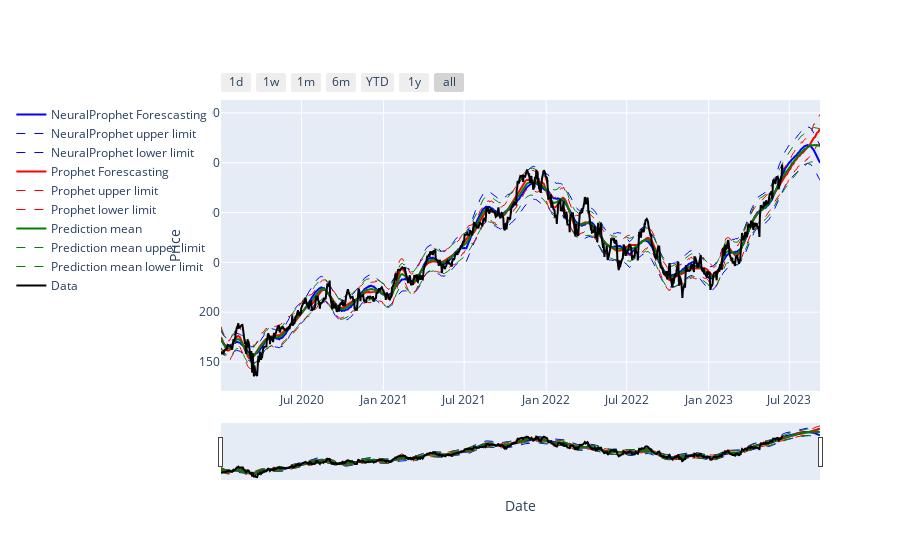

The notebook cell this image was saved under:
### Code cell
import plotly.express as px
import plotly.graph_objects as go

fig = go.Figure()

# Agregar las líneas y_neural con sus límites
fig.add_trace(go.Scatter(
    x=f["Date"],
    y=f["y_neural"],
    name="NeuralProphet Forescasting",
    line=dict(color='blue', width=2)
))
fig.add_trace(go.Scatter(
    x=f["Date"],
    y=f["y_neural_upper"],
    name="NeuralProphet upper limit",
    line=dict(color='blue', width=1, dash='dash'),
    
))
fig.add_trace(go.Scatter(
    x=f["Date"],
    y=f["y_neural_lower"],
    name="NeuralProphet lower limit",
    line=dict(color='blue', width=1, dash='dash'),
    
))

# Agregar las líneas y_pro con sus límites
fig.add_trace(go.Scatter(
    x=f["Date"],
    y=f["y_pro"],
    name="Prophet Forescasting",
    line=dict(color='red', width=2)
))
fig.add_trace(go.Scatter(
    x=f["Date"],
    y=f["y_pro_upper"],
    name="Prophet upper limit",
    line=dict(color='red', width=1, dash='dash'),
    
))
fig.add_trace(go.Scatter(
    x=f["Date"],
    y=f["y_pro_lower"],
    name="Prophet lower limit",
    line=dict(color='red', width=1, dash='dash'),
    
))

# Agregar las líneas y_predict con sus límites
fig.add_trace(go.Scatter(
    x=f["Date"],
    y=f["y_predict"],
    name="Prediction mean",
    line=dict(color='green', width=2)
))
fig.add_trace(go.Scatter(
    x=f["Date"],
    y=f["y_predict_upper"],
    name="Prediction mean upper limit",
    line=dict(color='green', width=1, dash='dash'),
    
))
fig.add_trace(go.Scatter(
    x=f["Date"],
    y=f["y_predict_lower"],
    name="Prediction mean lower limit",
    line=dict(color='green', width=1, dash='dash'),
    
))

# Agregar la línea y en color negro
fig.add_trace(go.Scatter(
    x=f["Date"],
    y=f["y"],
    name="Data",
    line=dict(color='black', width=2)
))

# Personalizar el diseño del gráfico
fig.update_layout(
    xaxis_title="Date",
    yaxis_title="Price",
    legend=dict(
        orientation="v",
        yanchor="top",
        y=1,
        xanchor="left",
        x=-.35
    )
)




# Agregar range slider a los ejes x e y
fig.update_layout(
    xaxis=dict(
        rangeselector=dict(
            buttons=list([
                dict(count=1,
                     label="1d",
                     step="day",
                     stepmode="backward"),
                dict(count=7,
                     label="1w",
                     step="day",
                     stepmode="backward"),
                dict(count=1,
                     label="1m",
                     step="month",
                     stepmode="backward"),
                dict(count=6,
                     label="6m",
                     step="month",
                     stepmode="backward"),
                dict(count=1,
                     label="YTD",
                     step="year",
                     stepmode="todate"),
                dict(count=1,
                     label="1y",
                     step="year",
                     stepmode="backward"),
                dict(step="all")
            ])
        ),
        rangeslider=dict(
            visible=True
        ),
        type="date"
    ),
    yaxis=dict(
        autorange=True,
        type="linear"
    )
)

# Mostrar el gráfico interactivo
fig.show()

### Figure 1 — Plotly figure (JSON) as saved in the notebook; plotly's stock layout.template omitted (floating-point values rounded to 4 significant figures; data arrays with more than 128 entries replaced by an {"elided": "..."} marker saying what was removed)
{"data": [{"line": {"color": "blue", "width": 2}, "name": "NeuralProphet Forescasting", "type": "scatter", "x": {"elided": "931 str values"}, "y": {"elided": "931 float values"}}, {"line": {"color": "blue", "dash": "dash", "width": 1}, "name": "NeuralProphet upper limit", "type": "scatter", "x": {"elided": "931 str values"}, "y": {"elided": "931 float values"}}, {"line": {"color": "blue", "dash": "dash", "width": 1}, "name": "NeuralProphet lower limit", "type": "scatter", "x": {"elided": "931 str values"}, "y": {"elided": "931 float values"}}, {"line": {"color": "red", "width": 2}, "name": "Prophet Forescasting", "type": "scatter", "x": {"elided": "931 str values"}, "y": {"elided": "931 float values"}}, {"line": {"color": "red", "dash": "dash", "width": 1}, "name": "Prophet upper limit", "type": "scatter", "x": {"elided": "931 str values"}, "y": {"elided": "931 float values"}}, {"line": {"color": "red", "dash": "dash", "width": 1}, "name": "Prophet lower limit", "type": "scatter", "x": {"elided": "931 str values"}, "y": {"elided": "931 float values"}}, {"line": {"color": "green", "width": 2}, "name": "Prediction mean", "type": "scatter", "x": {"elided": "931 str values"}, "y": {"elided": "931 float values"}}, {"line": {"color": "green", "dash": "dash", "width": 1}, "name": "Prediction mean upper limit", "type": "scatter", "x": {"elided": "931 str values"}, "y": {"elided": "931 float values"}}, {"line": {"color": "green", "dash": "dash", "width": 1}, "name": "Prediction mean lower limit", "type": "scatter", "x": {"elided": "931 str values"}, "y": {"elided": "931 float values"}}, {"line": {"color": "black", "width": 2}, "name": "Data", "type": "scatter", "x": {"elided": "931 str values"}, "y": {"elided": "931 float values"}}], "layout": {"legend": {"orientation": "v", "x": -0.35, "xanchor": "left", "y": 1, "yanchor": "top"}, "xaxis": {"rangeselector": {"buttons": [{"count": 1, "label": "1d", "step": "day", "stepmode": "backward"}, {"count": 7, "label": "1w", "step": "day", "stepmode": "backward"}, {"count": 1, "label": "1m", "step": "month", "stepmode": "backward"}, {"count": 6, "label": "6m", "step": "month", "stepmode": "backward"}, {"count": 1, "label": "YTD", "step": "year", "stepmode": "todate"}, {"count": 1, "label": "1y", "step": "year", "stepmode": "backward"}, {"step": "all"}]}, "rangeslider": {"visible": true}, "title": {"text": "Date"}, "type": "date"}, "yaxis": {"autorange": true, "title": {"text": "Price"}, "type": "linear"}}}
